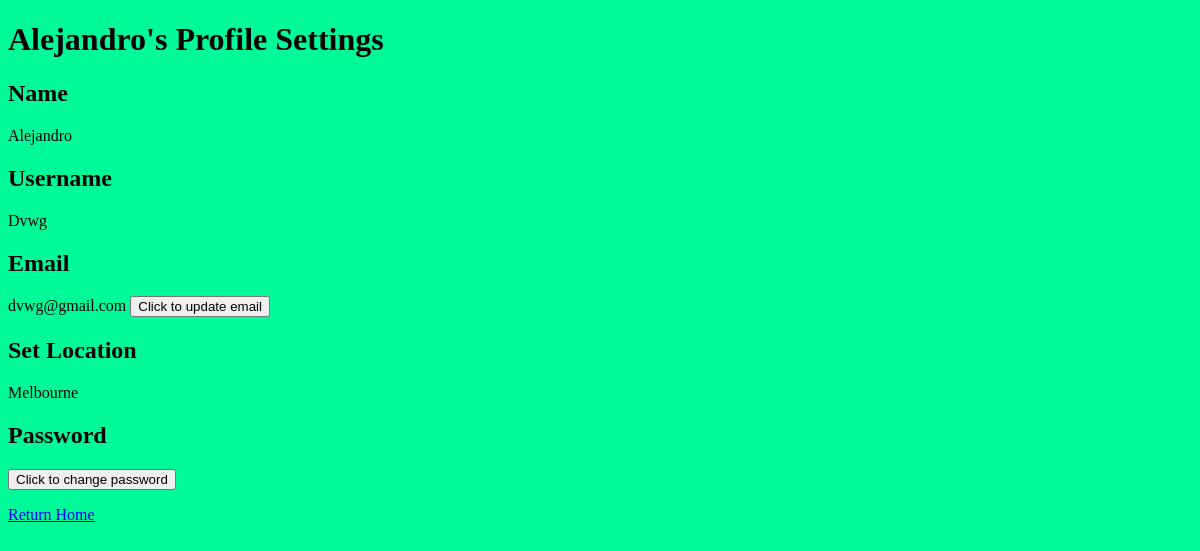
Page /user-settings.php (signed in) on the earlier database version.
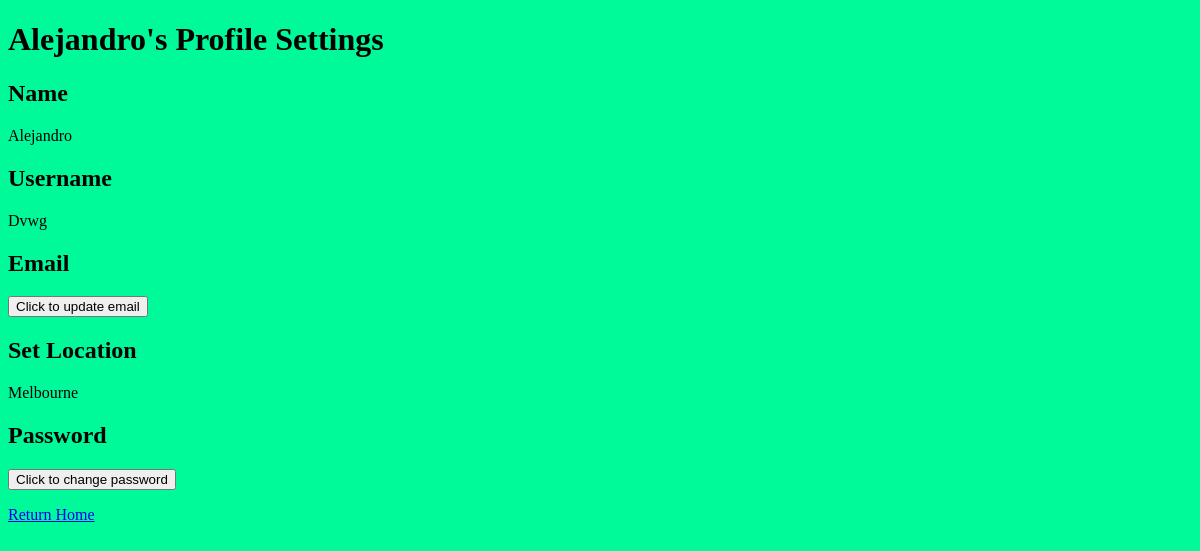
Same page on the later database version.
### tables this page shows
CREATE TABLE `user` (
  `username` varchar(30) NOT NULL,
  `password` varchar(255) NOT NULL,
  `name` varchar(50) NOT NULL,
  `email` varchar(35) NOT NULL,
  `location` varchar(75) DEFAULT NULL
);

### user-settings.php (the view, shortened to what this page needs)
<?php
$mysqli = require __DIR__ . "/database.php";
$user1 = $_SESSION["username"];
$sql = "SELECT * FROM user WHERE username = '$user1'";
$result = $mysqli->query($sql);
$user = $result->fetch_assoc();
?>
<!DOCTYPE html>
<html>
<head>
</head>
<body style ="background-color: MediumSpringGreen;">
    <h1><?php  echo $user["name"]; ?>'s Profile Settings</h1>
    <h2>Name</h2>
    <p><?php  echo $user["name"]; ?></p>
    <h2>Username</h2>
    <p><?php  echo $user["username"]; ?></p>
    <h2>Email</h2>
    <p><?php  echo $user["email"]; ?>
    	<a href="email-change.php">
  			<button>Click to update email</button>
		</a>
    </p>
    <h2>Set Location</h2>
    <p><?php  echo $user["location"]; ?></p>
    <h2>Password</h2>
    <a href="password-change.php">
  		<button>Click to change password</button>
	</a>
<p><a href="index1.php">Return Home</a></p>
</body>
</html>

Differences in the rows shown:
changed user "Alejandro": email "dvwg@gmail.com" → (not shown)
